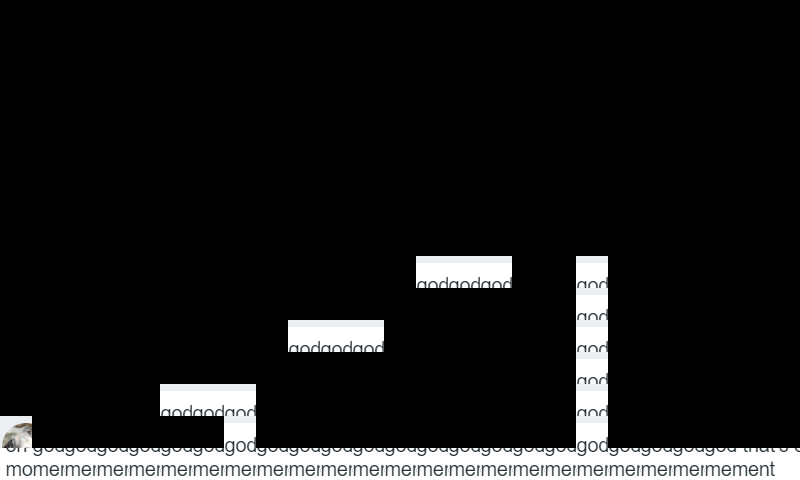

This game map was drawn from its Tiled (.tmx) file and the tilesets committed beside it. A one-line description and the full map source follow:
An orthogonal 25x15 tile map with 32x32 px tiles, 1 tile layer (Tile Layer 1).

<map version="1.2" tiledversion="1.3.2" orientation="orthogonal" renderorder="right-down" compressionlevel="-1" width="25" height="15" tilewidth="32" tileheight="32" infinite="0" nextlayerid="3" nextobjectid="1">
 <editorsettings>
  <export target="first-test-json.json" format="json" />
 </editorsettings>
 <tileset firstgid="1" name="testing" tilewidth="32" tileheight="32" tilecount="22" columns="11">
  <image source="momement.png" width="365" height="78" />
 </tileset>
 <layer id="1" name="Tile Layer 1" width="25" height="15">
  <data encoding="csv">
0,0,0,0,0,0,0,0,0,0,0,0,0,0,0,0,0,0,0,0,0,0,0,0,0,
0,0,0,0,0,0,0,0,0,0,0,0,0,0,0,0,0,0,0,0,0,0,0,0,0,
0,0,0,0,0,0,0,0,0,0,0,0,0,0,0,0,0,0,0,0,0,0,0,0,0,
0,0,0,0,0,0,0,0,0,0,0,0,0,0,0,0,0,0,0,0,0,0,0,0,0,
0,0,0,0,0,0,0,0,0,0,0,0,0,0,0,0,0,0,0,0,0,0,0,0,0,
0,0,0,0,0,0,0,0,0,0,0,0,0,0,0,0,0,0,0,0,0,0,0,0,0,
0,0,0,0,0,0,0,0,0,0,0,0,0,0,0,0,0,0,0,0,0,0,0,0,0,
0,0,0,0,0,0,0,0,0,0,0,0,0,0,0,0,0,0,0,0,0,0,0,0,0,
0,0,0,0,0,0,0,0,0,0,0,0,0,4,4,4,0,0,4,0,0,0,0,0,0,
0,0,0,0,0,0,0,0,0,0,0,0,0,0,0,0,0,0,4,0,0,0,0,0,0,
0,0,0,0,0,0,0,0,0,4,4,4,0,0,0,0,0,0,4,0,0,0,0,0,0,
0,0,0,0,0,0,0,0,0,0,0,0,0,0,0,0,0,0,4,0,0,0,0,0,0,
0,0,0,0,0,4,4,4,0,0,0,0,0,0,0,0,0,0,4,0,0,0,0,0,0,
1,0,0,0,0,0,0,4,0,0,0,0,0,0,0,0,0,0,4,0,0,0,0,0,0,
14,15,15,15,15,15,15,15,15,15,15,15,15,15,15,15,15,15,15,15,15,15,15,16,17
</data>
 </layer>
</map>